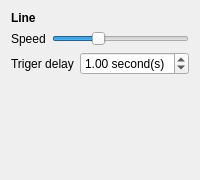
       <widget class="QWidget" name="page">
        <layout class="QGridLayout" name="gridLayout_6">
         <item row="1" column="0">
          <widget class="QLabel" name="label_11">
           <property name="sizePolicy">
            <sizepolicy hsizetype="Maximum" vsizetype="Preferred">
             <horstretch>0</horstretch>
             <verstretch>0</verstretch>
            </sizepolicy>
           </property>
           <property name="text">
            <string>Speed</string>
           </property>
          </widget>
         </item>
         <item row="2" column="0" colspan="2">
          <widget class="QLabel" name="label_12">
           <property name="sizePolicy">
            <sizepolicy hsizetype="Maximum" vsizetype="Preferred">
             <horstretch>0</horstretch>
             <verstretch>0</verstretch>
            </sizepolicy>
           </property>
           <property name="text">
            <string>Triger delay</string>
           </property>
          </widget>
         </item>
         <item row="1" column="1" colspan="2">
          <widget class="QSlider" name="cursorLineSpeed">
           <property name="sizePolicy">
            <sizepolicy hsizetype="Expanding" vsizetype="Preferred">
             <horstretch>0</horstretch>
             <verstretch>0</verstretch>
            </sizepolicy>
           </property>
           <property name="toolTip">
            <string>Translation speed</string>
           </property>
           <property name="minimum">
            <number>30</number>
           </property>
           <property name="maximum">
            <number>250</number>
           </property>
           <property name="value">
            <number>100</number>
           </property>
           <property name="orientation">
            <enum>Qt::Horizontal</enum>
           </property>
          </widget>
         </item>
         <item row="3" column="2">
          <spacer name="verticalSpacer_2">
           <property name="orientation">
            <enum>Qt::Vertical</enum>
           </property>
           <property name="sizeHint" stdset="0">
            <size>
             <width>20</width>
             <height>94</height>
            </size>
           </property>
          </spacer>
         </item>
         <item row="2" column="2">
          <widget class="QDoubleSpinBox" name="cursorLineWaitDuration">
           <property name="sizePolicy">
            <sizepolicy hsizetype="Expanding" vsizetype="Preferred">
             <horstretch>0</horstretch>
             <verstretch>0</verstretch>
            </sizepolicy>
           </property>
           <property name="toolTip">
            <string>How long before the movement starts.</string>
           </property>
           <property name="suffix">
            <string> second(s)</string>
           </property>
           <property name="minimum">
            <double>0.200000000000000</double>
           </property>
           <property name="maximum">
            <double>3.000000000000000</double>
           </property>
           <property name="singleStep">
            <double>0.200000000000000</double>
           </property>
           <property name="value">
            <double>1.000000000000000</double>
           </property>
          </widget>
         </item>
         <item row="0" column="0">
          <widget class="QLabel" name="label_10">
           <property name="styleSheet">
            <string notr="true">font: bold;</string>
           </property>
           <property name="text">
            <string>Line</string>
           </property>
          </widget>
         </item>
        </layout>
       </widget>
